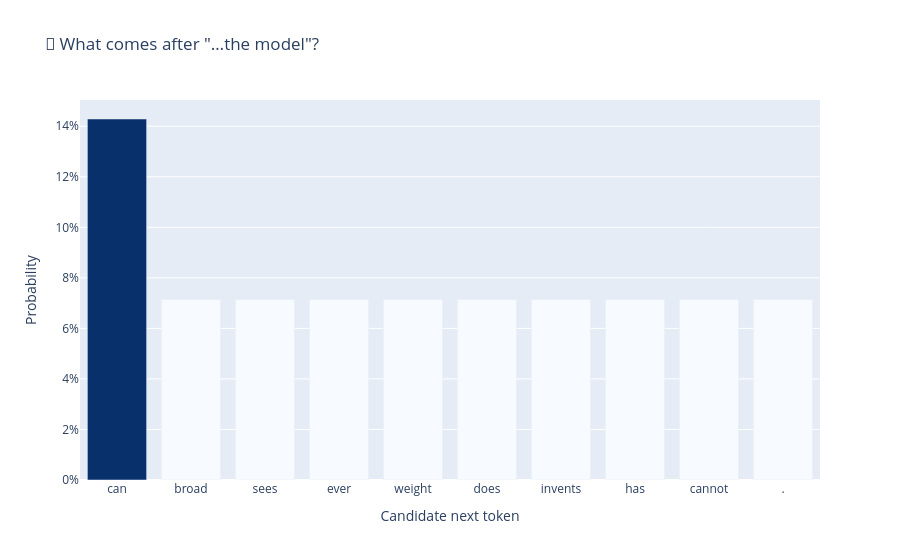

Write notebook code for a chart like this one.
### Markdown cell above
### 🔍 Look Inside: The Model's Prediction

Before it writes anything, the model produces a **probability distribution** over every
token it knows. Then it samples one. Let's see it.

### Code cell
context = "the model"
distribution = model.next_token_probabilities(tokenize(context))

for token, p in sorted(distribution.items(), key=lambda kv: -kv[1]):
    print(f"   {p:6.1%}   {token}")

plot_next_token_distribution(context, distribution)

### Figure 1 — Plotly figure (JSON) as saved in the notebook; plotly's stock layout.template omitted (floating-point values rounded to 4 significant figures)
{"data": [{"alignmentgroup": "True", "hovertemplate": "Candidate next token=%{x}<br>Probability=%{y}<br>color=%{marker.color}<extra></extra>", "legendgroup": "", "marker": {"color": [0.1429, 0.07143, 0.07143, 0.07143, 0.07143, 0.07143, 0.07143, 0.07143, 0.07143, 0.07143], "coloraxis": "coloraxis", "pattern": {"shape": ""}}, "name": "", "offsetgroup": "", "orientation": "v", "showlegend": false, "textposition": "auto", "type": "bar", "x": ["can", "broad", "sees", "ever", "weight", "does", "invents", "has", "cannot", "."], "xaxis": "x", "y": [0.1429, 0.07143, 0.07143, 0.07143, 0.07143, 0.07143, 0.07143, 0.07143, 0.07143, 0.07143], "yaxis": "y"}], "layout": {"barmode": "relative", "coloraxis": {"colorbar": {"title": {"text": "color"}}, "colorscale": [[0, "rgb(247,251,255)"], [0.125, "rgb(222,235,247)"], [0.25, "rgb(198,219,239)"], [0.375, "rgb(158,202,225)"], [0.5, "rgb(107,174,214)"], [0.625, "rgb(66,146,198)"], [0.75, "rgb(33,113,181)"], [0.875, "rgb(8,81,156)"], [1, "rgb(8,48,107)"]], "showscale": false}, "legend": {"tracegroupgap": 0}, "title": {"text": "🎲 What comes after \"…the model\"?"}, "xaxis": {"anchor": "y", "domain": [0, 1], "title": {"text": "Candidate next token"}}, "yaxis": {"anchor": "x", "domain": [0, 1], "tickformat": ".0%", "title": {"text": "Probability"}}}}
